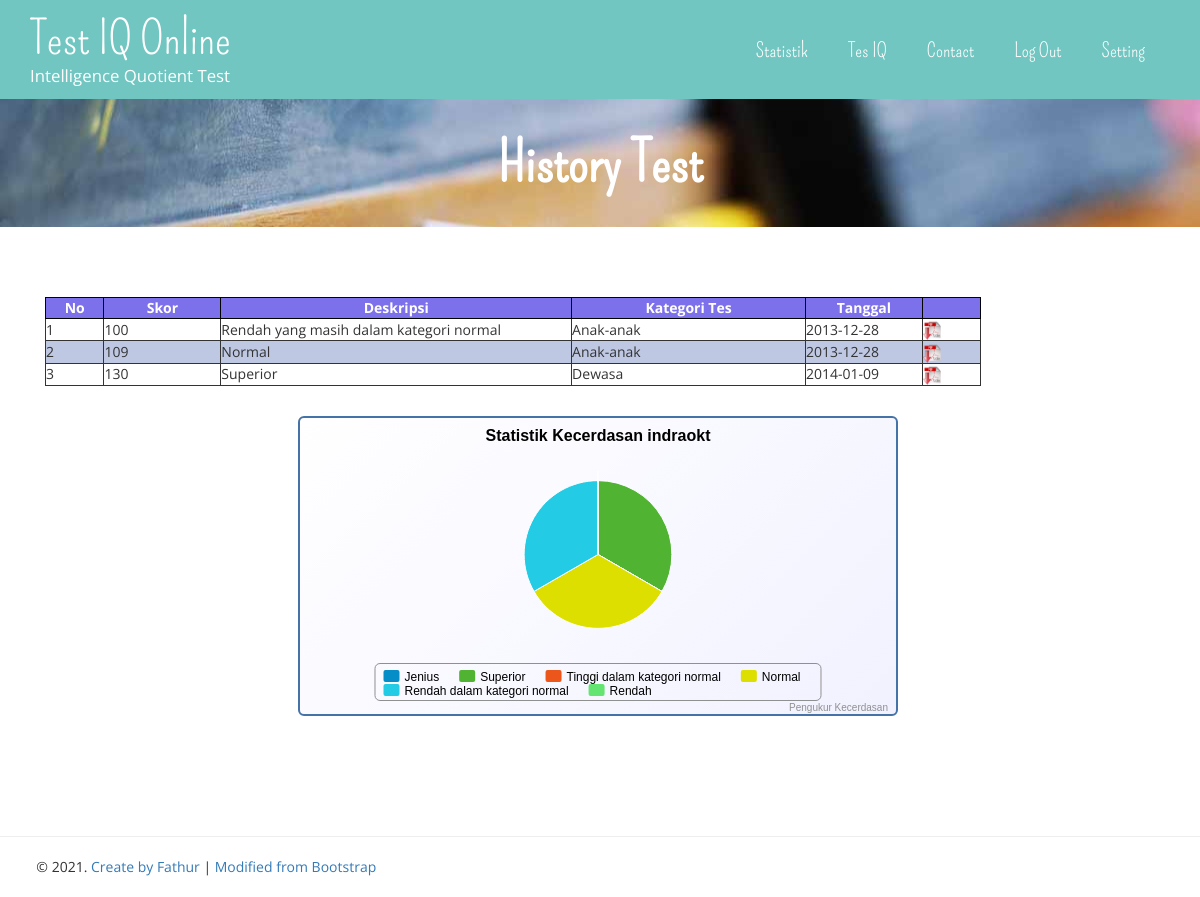
Page /index.php?page=history (signed in) on the committed database.
### tables this page shows
CREATE TABLE IF NOT EXISTS `menu_atas` (
  `index` int(11) NOT NULL,
  `nama` varchar(20) NOT NULL,
  `kategori` int(11) NOT NULL,
  `link` varchar(30) NOT NULL
);

CREATE TABLE IF NOT EXISTS `ujian` (
  `no_ujian` int(5) NOT NULL,
  `id` char(20) NOT NULL,
  `kd_kategori` varchar(5) NOT NULL,
  `tanggal` date NOT NULL,
  `skor` int(3) NOT NULL
);

### db.php (called while the page is built, shortened)
<?php
$db = null;
try{
	$db = new PDO("mysql:host=localhost;dbname=testkec", "root", "");
	$db->setAttribute(PDO::ATTR_ERRMODE, PDO::ERRMODE_EXCEPTION);
	} catch(PDOException $e) {
	echo $e->getMessage();
}
if(isset($_SESSION['username']))
{
	try{
		$sql = 'SELECT * FROM ujian where id = ?';
		$ssql = $db->prepare($sql);
		$user = ($_SESSION['username']);
		$ssql->execute(array($user));
		$res = $ssql->fetchAll(PDO::FETCH_ASSOC);
	} catch (PDOException $e) {
		echo $e->getMessage();
	}
}
try{
    $sql = 'SELECT * FROM menu_atas';
    $atas = $db->query($sql);
	} catch (PDOException $e) {
		echo $e->getMessage();
	}
				$_SESSION['username'] = $username;?>

### history.php (the view, shortened to what this page needs)
<?php
	try{
		$sql = 'SELECT * FROM ujian where id = ?';
		$ssql = $db->prepare($sql);
		$user = ($_SESSION['username']);
		$ssql->execute(array($user));
		$res = $ssql->fetchAll(PDO::FETCH_ASSOC);
	} catch (PDOException $e) {
		echo $e->getMessage();
	}
?>
<div class="header-banner">
					<section class="bgi banner5"><h2>History Test</h2> </section>
		<div class="typrography">
	 <div class="container">
				<article class="isi">
					<table id="IQ">
						<thead>
							<tr>
								<th width="5%">No</th>
								<th width="10%">Skor</td>
								<th width="30%">Deskripsi</th>
								<th width="20%">Kategori Tes</th>
								<th width="10%">Tanggal</th>
								<th width="5%"></th>
							</tr>
						</thead>
						<tbody>
						<?php
							$No = 1;
							foreach($res as $data){
							if($No % 2 == 1)
							{
								echo '<tr>
									<td>'.$No.'</td>
									<td>'.$data['skor'].'</td>';
									if ($data['skor'] <= 89 && $data['skor'] >=70)
									{
										echo '<td>Rendah</td>';
									}
									else if ($data['skor'] <= 101 && $data['skor'] >=90)
									{
										echo '<td>Rendah yang masih dalam kategori normal</td>';
									}
									else if ($data['skor'] <= 114 && $data['skor'] >=102)
									{
										echo '<td>Normal</td>';
									}
									else if ($data['skor'] <= 129 && $data['skor'] >=115)
									{
										echo '<td>Tinggi dalam kategori normal</td>';
									}
									else if ($data['skor'] <= 139 && $data['skor'] >=130)
									{
										echo '<td>Superior</td>';
									}
									else
									{
										echo '<td>Jenius</td>';
									}
									if($data['kd_kategori'] == 'k1')
									{
										echo '<td>Anak-anak</td>';
									}
									else if($data['kd_kategori'] == 'k2')
									{
										echo '<td>Remaja</td>';
									}
									else if($data['kd_kategori'] == 'k3')
									{
										echo '<td>Dewasa</td>';
									}
									echo '<td>'.$data['tanggal'].'</td>
									<td><a href="cetak.php?id='.$data['no_ujian'].'" target="_blank"><img src="pdficon.gif" tppabs="http://godif.org/e107_images/pdficon.gif" width="20" height="20" alt="pdf" /></a></td>
								</tr>';
							}
							else
							{
								echo '<tr>
									<td class="warna">'.$No.'</td>
									<td class="warna">'.$data['skor'].'</td>';
									if ($data['skor'] <= 89 && $data['skor'] >=70)
									{
										echo '<td class="warna">Rendah</td>';
									}
									else if ($data['skor'] <= 101 && $data['skor'] >=90)
									{
										echo '<td class="warna">Rendah yang masih dalam kategori normal</td>';
									}
									else if ($data['skor'] <= 114 && $data['skor'] >=102)
									{
										echo '<td class="warna">Normal</td>';
									}
									if($data['kd_kategori'] == 'k1')
									{
										echo '<td class="warna">Anak-anak</td>';
									}
									echo '<td class="warna">'.$data['tanggal'].'</td>
									<td class="warna"><a href="cetak.php?id='.$data['no_ujian'].'" target="_blank"><img src="pdficon.gif" tppabs="http://godif.org/e107_images/pdficon.gif" width="20" height="20" alt="pdf" /></a></td>
								</tr>';
							}
							$No = $No + 1;
							}
							?>
						</tbody>
					</table>
					<div id="history" style="width: 600px; height: 300px; margin: 30px auto"></div>
				</article>
			</div>
		</div>
	</div>

### index.php (shortened to what this page needs)
<?php
	include ('db.php');
	if (isset($_GET['page']))
	{
		switch ($_GET['page']) {
		case 'history':
			include ('head2.php');
			break;
		}
	}
	else
	{
		include ('head.php');
	}
?>
<?php
	include "headhtml.php";
?>
	<body>
		<div class="header" id="home">
		<?php
				include "header.php";
			?>
<?php
	if (isset($_GET['page']))
	{
		switch ($_GET['page']) {
		case 'history':
			include('history.php');
			break;
		}
	}
	else
	{
		include('home.php');
	}
	include ('footer.php');
?>

### head2.php (shortened to what this page needs)
<!DOCTYPE HTML>
<html>
	<head>
		<link rel="stylesheet" href="styles.css">
	</head>

### headhtml.php (shortened to what this page needs)
<!doctype html>
<html>
<head>
<link href="css/bootstrap.min.css" rel="stylesheet" type="text/css">
<link href="css/style.css" rel="stylesheet" type="text/css"/>
	</head>

### header.php (shortened to what this page needs)
<nav class="navbar navbar-default">
	<div class="container">
		<div class="navbar-header">
		<a class="navbar-brand" href="index.php"><h1>Test IQ Online</h1><br /><span>Intelligence Quotient Test</span></a>
		</div>
			<div class="collapse navbar-collapse" id="bs-example-navbar-collapse-1">
				<ul class="nav navbar-nav navbar-right margin-top cl-effect-2">
					<?php
						if (isset($_SESSION['username']))
						{
							if($_SESSION['username'] || isset($_SESSION['username'])) {
								foreach($atas as $data)
								{
									if($data['kategori']==1){
										if($data['index']==5){
											echo '<li role="presentation" class="dropdown">
													<a href="#" id="myTabDrop1" class="dropdown-toggle" data-toggle="dropdown" aria-controls="myTabDrop1-contents" aria-expanded="false"><span data-hover='.$data['nama'].'>'.$data['nama'].'</span></a>
													<ul class="dropdown-menu" role="menu" aria-labelledby="myTabDrop1" id="myTabDrop1-contents">
														<li><a href="?page=edit" tabindex="-1" role="tab" id="dropdown1-tab"  aria-controls="dropdown1">Edit Akun</a></li>
														<li><a href="?page=ubah" tabindex="-1" role="tab" id="dropdown2-tab"  aria-controls="dropdown2">Ubah Kata Sandi</a></li>
													</ul>
												</li>';
										}
										else{
											echo '<li>
											<a href='.$data['link'].'>
												<span data-hover='.$data['nama'].'>'.$data['nama'].'</span>
											</a>
											</li>';
										}
									}
								}
							}
						}
					?>
				</ul>
				<div class="clearfix"></div>
			</div>
	</div>
</nav>

### footer.php (shortened to what this page needs)
		<hr/>
        <div id="footer">
        	<div class="container_12">
            	<div class="grid_12">
                	<p>&nbsp &nbsp &nbsp &nbsp &nbsp &copy; 2021. <a href="index.php" title="">Create by Fathur</a> | <a href="https://w3layouts.com/preview/?l=/stunning-a-travel-guide-flat-bootstrap-responsive-web-template/" target="_blank">Modified from Bootstrap</a></p>
					<br/>
        		</div>
            </div>
        </div>
		</div>
	</body>
</html>

### styles.css (style rules this page uses)
html { height: 100% }
body { background-color: #dddddd; color: #ffffff; }
#IQ { border-collapse:collapse; border:1px solid black; }
#IQ td { border: 1px solid; }
#IQ th { border: 1px solid black; background-color: #7D71EB; color:white; text-align: center; }
.warna { border: 1px solid black; background-color: #BFC8E3; }
.isi { padding: 0 20px 0px 15px; text-align: justify; }

### css/style.css (style rules this page uses)
h4, h5, h6, h1, h2, h3 { margin: 0; }
ul, ol { margin: 0; }
p { margin: 0; }
body { font-family: 'Open Sans', sans-serif; margin:0; padding:0; }
h1,h2,h3,h4,h5,h6 { font-family: 'Pompiere-Regular'; }
p,a,span,i { font-family: 'Open Sans', sans-serif; transition: 0.5s all ease; -webkit-transition: 0.5s all ease; -moz-transition: 0.5s all ease; -o-transition: 0.5s all ease; -ms-transition: 0.5s all ease; }
.navbar-default { background-color: #71c6c1; border: none; padding: 1em 0em 2.5em; margin: 0; border-radius: 0; }
.navbar-header a.navbar-brand { color: #fff; font-size: 3em; font-weight: 100; margin-bottom: 0; }
a.navbar-brand h1 { font-size: 1.1em; padding-bottom: 0; }
a.navbar-brand span { font-size: .4em; padding-top: 0px; display: block; font-weight: 400; }
.navbar-nav>li>a { padding-top: 26px !important; padding-bottom: 0 !important; transition: 0.5s all ease; -webkit-transition: 0.5s all ease; -moz-transition: 0.5s all ease; -o-transition: 0.5s all ease; -ms-transition: 0.5s all ease; }
.navbar-brand { padding: 0px 15px !important; line-height: 7px !important; transition: 0.5s all ease; -webkit-transition: 0.5s all ease; -moz-transition: 0.5s all ease; -o-transition: 0.5s all ease; -ms-transition: 0.5s all ease; }
ul.nav.navbar-nav.navbar-right.margin-top { margin-top: 0px; padding:0; }
ul.nav.navbar-nav.navbar-right.margin-top li { margin:0px 10px 0px 0px; padding:0px 0px 0px 0px; }
.cl-effect-2 a { -webkit-perspective: 1000px; -moz-perspective: 1000px; perspective: 1000px; transition: 0.5s all ease; -webkit-transition: 0.5s all ease; -moz-transition: 0.5s all ease; -o-transition: 0.5s all ease; -ms-transition: 0.5s all ease; }
.cl-effect-2 a span { font-family: 'Pompiere-Regular'; position: relative; display: inline-block; padding: 0; font-size: 20px; font-weight: 300; background: none !important; -webkit-transform-origin: 50% 0; -moz-transform-origin: 50% 0; transform-origin: 50% 0; -webkit-transform-style: preserve-3d; -moz-transform-style: preserve-3d; transform-style: preserve-3d; color: #fff; transition: 0.5s all ease; -webkit-transition: 0.5s all ease; -moz-transition: 0.5s all ease; -o-transition: 0.5s all ease; -ms-transition: 0.5s all ease; }
.cl-effect-2 a span::before { position: absolute; top: 100%; left: 0; width: 100%; height: 100%; font-size: 20px; font-weight: 600; color: #5482ab !important; padding: 0; z-index:999; background: none; content: attr(data-hover); -webkit-transition: background 0.3s; -moz-transition: background 0.3s; transition: background 0.3s; -webkit-transform: rotateX(-90deg); -ms-transform: rotateX(-90deg); -o-transform: rotateX(-90deg); -moz-transform: rotateX(-90deg); transform: rotateX(-90deg); -webkit-transform-origin: 50% 0; -o-transform-origin: 50% 0; -ms-transform-origin: 50% 0; -moz-transform-origin: 50% 0; transform-origin: 50% 0; transition: 0.5s all ease; -webkit-transition: 0.5s all ease; -moz-transition: 0.5s all ease; -o-transition: 0.5s all ease; -ms-transition: 0.5s all ease; }
.bgi { background:url(../images/1.jpg); background-size:cover; min-height:700px; padding-top:9em !important; text-align:center; }
*, *:after, *::before { -webkit-box-sizing: border-box; -moz-box-sizing: border-box; box-sizing: border-box; }
section { position: relative; }
.banner5 { min-height: 128px; padding-top: 0em !important; background: url(../images/1.jpg) 0px; }
.banner5 h2 { font-size: 4em; padding-top: .6em; color: #FFF; font-weight: 900; }
.about,.typrography,.gallery,.contact { padding:3em 0; }
.typrography { padding: 5em 0; }

### rows in the picture
menu_atas: nama "Statistik"
menu_atas: nama "Tes IQ"
menu_atas: nama "Contact"
menu_atas: nama "Log Out"
menu_atas: nama "Setting"
ujian: skor "100", shows "Rendah yang masih dalam kategori normal", shows "Anak-anak", tanggal "2013-12-28"
ujian: skor "109", shows "Normal", shows "Anak-anak", tanggal "2013-12-28"
ujian: skor "130", shows "Superior", shows "Dewasa", tanggal "2014-01-09"
